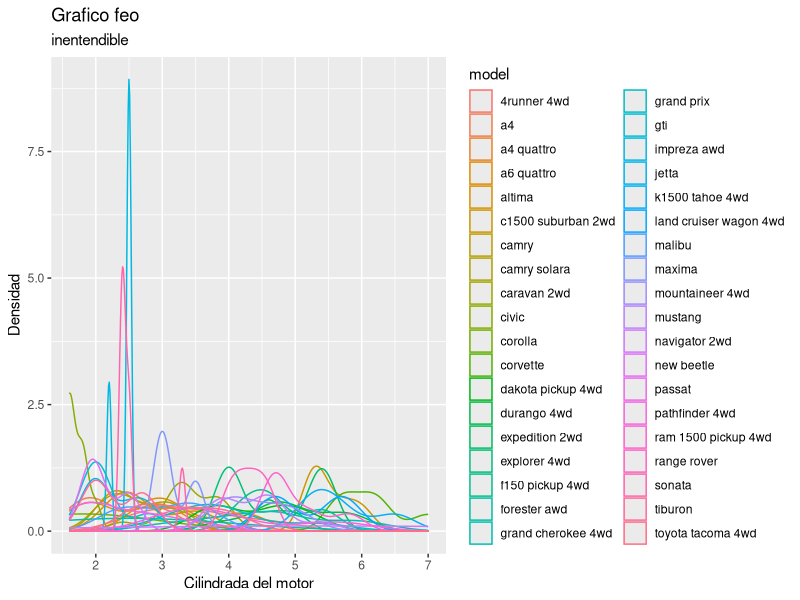

The R source for this figure:
# Cargamos la libreria ggplot2 para trabajar

library(ggplot2)

# Se utilizó datos de mpg.
# Se presenta una comparación de los datos obtenidos en mpg, de la cilindrada del motor y el modelo de auto.

ggplot( data = mpg, aes(displ, color=model) ) +
  geom_density()+
  labs(title = "Grafico feo", subtitle = "inentendible",
       x = "Cilindrada del motor", y ="Densidad" )
